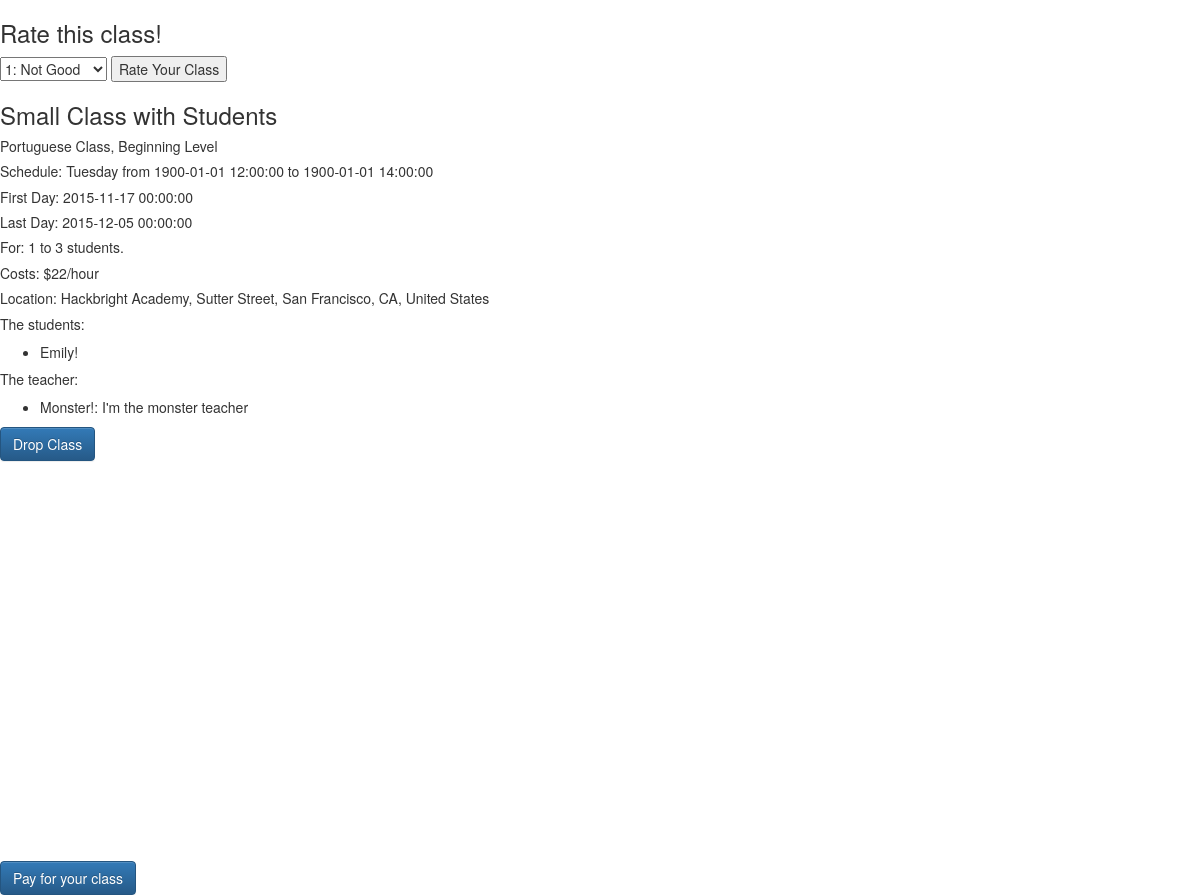
Screenshot of /enrolled-in/1 (signed in) with the database file from the repository.
### model.py (models this page shows)
class Classroom(db.Model):
    __tablename__ = "classes"
    class_id = db.Column(db.Integer, autoincrement=True, primary_key=True)
    class_name = db.Column(db.String(35), nullable=False)
    language = db.Column(db.String(40), nullable=False)
    level = db.Column(db.String, nullable=False)
    cost = db.Column(db.Integer, nullable=True)
    per_time = db.Column(db.String, nullable=False)
    min_students = db.Column(db.Integer, nullable=False)
    max_students = db.Column(db.Integer, nullable=False)
    address = db.Column(db.String, nullable=True)
    class_days = db.Column(db.String, nullable=False)
    start_date = db.Column(db.String, nullable=False)
    end_date = db.Column(db.DateTime, nullable=True)
    start_time = db.Column(db.DateTime, nullable=False)
    end_time = db.Column(db.DateTime, nullable=False)
    rating = db.Column(db.Integer, nullable=True)
    rating_count = db.Column(db.Integer)
    create_date = db.Column(db.DateTime)
    c_count = db.Column(db.Integer)
    def __repr__(self):
        return "<Class class_id={} language={}>".format(self.class_id, self.language)

class User(db.Model):
    __tablename__ = "users"
    user_id = db.Column(db.Integer, primary_key=True, autoincrement=True)
    username = db.Column(db.String(40), nullable=False)
    email = db.Column(db.String(100), nullable=False)
    password = db.Column(db.String(30), nullable=False)
    fname = db.Column(db.String(60))
    lname = db.Column(db.String(100))
    is_teacher = db.Column(db.Boolean, nullable=False)
    image = db.Column(db.String(150))
    bio = db.Column(db.String(300))
    def __repr__(self):
        return "<User user_id={} email={}>".format(self.user_id, self.email)

### server.py (the view)
@app.route('/enrolled-in/<url_id>')
def enrolled_in(url_id):
    user_info = User.query.filter_by(user_id=session["user_id"]).first()
    print "user id: "
    print user_info.user_id
    returned_classes = db.session.query(Classroom).filter(Classroom.class_id==url_id).first()
    print "returned class info:"
    print returned_classes
    print returned_classes.class_name
    all_class = db.session.query(User).join(ClassUser).filter(ClassUser.class_id==url_id).all()
    print all_class
    return render_template("enrolled-in.html", returned_classes=returned_classes, url_id=url_id,
                                                all_class=all_class, user_info=user_info)

### templates/enrolled-in.html (shortened to what this page needs)
{% extends 'base.html' %}
{% block body %}
  <div>
    <h3>Rate this class!</h3>
    <form id="class-rate" method="post">
      <select type="dropdown" id="rateme" aria-labelledby="dropdownMenu1">
        <option name="rating" id="rating-1" value="1"><a href="#">1: Not Good</a></option>
      </select>
      <input type="submit" value="Rate Your Class">
    </form>
  </div>
  <div>
    <h3>{{ returned_classes.class_name }}</h3>
  </div>
  <div>
    <h5>{{ returned_classes.language }} Class, {{ returned_classes.level }} Level</h5>
  </div>
  <div>
    <h5>Schedule: {{ returned_classes.class_days }} from {{ returned_classes.start_time }} to {{ returned_classes.end_time }}</h5>
  </div>
  <div>
    <h5>First Day: {{ returned_classes.start_date }}</h5>
    {% if returned_classes.end_date == "" %}
      <h5>This class is ongoing</h5>
    {% else %}
      <h5>Last Day: {{ returned_classes.end_date }}</h5>
    {% endif %}
  </div>
  <div>
    <h5>For: {{ returned_classes.min_students }} to {{ returned_classes.max_students }} students.</h5>
  </div>
  <div>
      {% if returned_classes.cost == 0 %}
      <h5>Costs: Free!</h5>
      {% else %}
      <h5>Costs: ${{ returned_classes.cost }}/{{ returned_classes.per_time }}</h5>
      {% endif %}
  </div>
  <div>
    <h5>Location: {{ returned_classes.address }} </h5>
  </div>
  <div>
    <h5>The students:</h5>
      <ul>
        {% for stu in all_class %}
        {% if stu.is_teacher == 0 %}
        <li>{{ stu.username }}</li>
      {% endif %}
      {% endfor %}
      </ul>
    <h5>The teacher:</h5>
      <ul>
        {% for stu in all_class %}
        {% if stu.is_teacher == 1 %}
        <li>{{ stu.username }}: {{ stu.bio }}</li>
        {% endif %}
        {% endfor %}
        </ul>
  </div>
  <div>
    <form method="POST" action="/dropped" id="drop">
      <button type="submit" class="btn btn-primary" name="drop-it" id="drop-it">Drop Class</button>
    </form>
  </div>
    <div id="map" style="width: 400px; height: 400px"></div>
    <div id="stripe-div">
    <button type="stripe" class="btn btn-primary" name="stripe" id="stripe">Pay for your class</button>
  {% endblock %}

### templates/base.html (shortened to what this page needs)
<!doctype html>
<html>
<head>
  <link href="https://maxcdn.bootstrapcdn.com/bootstrap/3.3.4/css/bootstrap.min.css" rel="stylesheet">
  <link href="/static/project.css" rel="stylesheet">
  <link rel="stylesheet" href="https://maxcdn.bootstrapcdn.com/bootstrap/3.3.5/css/bootstrap.min.css">
  <link rel="stylesheet" href="https://maxcdn.bootstrapcdn.com/bootstrap/3.3.5/css/bootstrap-theme.min.css">
</head>
<body>
  {% block body %}
  {% endblock %}
  </body>
</html>

### static/project.css (style rules this page uses)
#map { height: 50%; width: 50%; }

### rows the page displays
Classroom: class_name "Small Class with Students", language "Portuguese", level "Beginning", class_days "Tuesday", start_time "1900-01-01 12:00:00", end_time "1900-01-01 14:00:00", start_date "2015-11-17 00:00:00", end_date "2015-12-05 00:00:00", min_students "1", max_students "3", cost "22", per_time "hour", address "Hackbright Academy, Sutter Street, San Francisco, CA, United States"
User: username "Emily!"
User: username "Monster!", bio "I'm the monster teacher"
